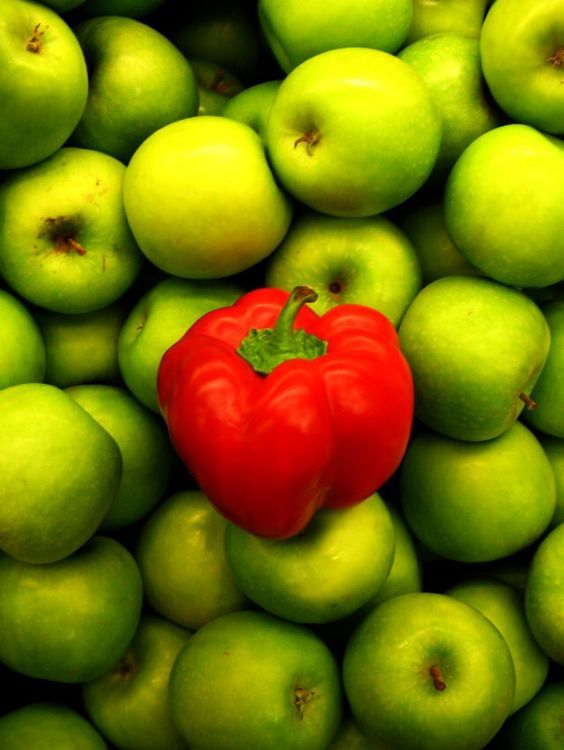
#> input picture apple.jpg, 564 x 750 px, found by its file name
$ python usesgreen.py
#> lines starting #> are read from the running program, lines starting #| are printed output that depends on the picture; after the words box and inside, x2 and y2 are one past the last pixel; in counts of white or black regions, pixels touching at a corner belong together
import cv2
import numpy as np

def get_green_shades():
    """Returns a dictionary of green shades with their RGB values."""
    return {
        "Bright Green": (1, 255, 7),
        "Kelly Green": (2, 171, 46),
        "Lime Green": (137, 254, 5),
        "Forest Green": (6, 71, 12),
        "Shamrock Green": (2, 193, 77),
        "Emerald Green": (2, 143, 30),
        "Olive Green": (103, 122, 4),
        "Jungle Green": (4, 130, 67),
        "Moss Green": (138, 154, 91),
        "Neon Green": (57, 255, 20),
        "Dark Green": (0, 100, 0),
        "Sea Green": (46, 139, 87),
        "Spring Green": (0, 255, 127),
        "Mint Green": (152, 255, 152),
        "Hunter Green": (53, 94, 59),
        "Teal Green": (0, 128, 128),
        "Fern Green": (79, 121, 66),
        "Army Green": (75, 83, 32),
        "Chartreuse": (127, 255, 0),
        "Pine Green": (1, 121, 111)
    }

def convert_to_lab(color_bgr):
    """Converts a BGR color to LAB space for accurate perceptual color matching."""
    color_bgr = np.uint8([[color_bgr]])  # Convert to NumPy array
    color_lab = cv2.cvtColor(color_bgr, cv2.COLOR_BGR2LAB)  # Convert to LAB
    return tuple(map(int, color_lab[0][0]))

def detect_greens(image_path):
    """Detects green shades in an image and matches them to the closest predefined shade."""
#> called with image_path = 'images/apple.jpg'
    # Load the image
    image = cv2.imread(image_path)
#> image is the input picture: shape (750, 564, 3); mean B, G, R 4.4, 117.8, 122.2
    if image is None:
        print("Error: Could not load image.")
        return

    # Convert to HSV color space
    hsv = cv2.cvtColor(image, cv2.COLOR_BGR2HSV)
#> hsv: shape (750, 564, 3); mean H, S, V 33.5, 243.4, 137.6

    # Define the green color range in HSV
    lower_green = np.array([35, 50, 50])
    upper_green = np.array([85, 255, 255])
    mask = cv2.inRange(hsv, lower_green, upper_green)
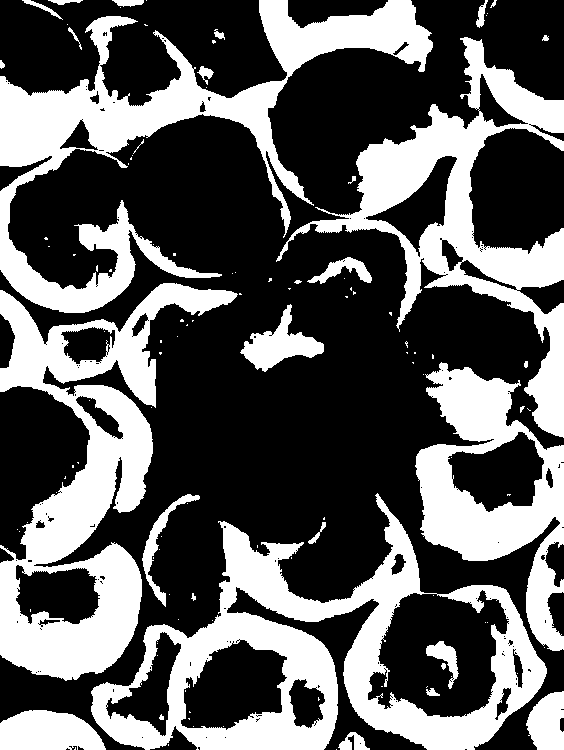
#> mask: shape (750, 564); 36.4% white; 115 white regions (84 under 20 px)

    # Find contours of green regions
    contours, _ = cv2.findContours(mask, cv2.RETR_EXTERNAL, cv2.CHAIN_APPROX_SIMPLE)
#> contours = 91 contours, 71 with area under 20; largest, box (x1, y1, x2, y2) and area: (91, 493, 547, 750) 58675, (0, 283, 238, 681) 37402, (0, 0, 433, 313) 30679, (276, 37, 564, 438) 28552, (415, 362, 564, 651) 21846

    # Get predefined green shades and convert them to LAB
    green_shades = get_green_shades()
    green_shades_lab = {color: convert_to_lab(value) for color, value in green_shades.items()}

    detected_colors = set()

    for cnt in contours:
        if cv2.contourArea(cnt) < 150:  # Ignore small areas (noise)
            continue

        # Get the bounding box of the contour
        x, y, w, h = cv2.boundingRect(cnt)
        roi = image[y:y+h, x:x+w]

        # Calculate the average color of the region
        avg_color = cv2.mean(roi)[:3]  # Extract average BGR color
        avg_color_lab = convert_to_lab(tuple(map(int, avg_color)))

        # Find the closest green shade using LAB color distance
        closest_shade = min(
            green_shades_lab.keys(),
            key=lambda k: np.linalg.norm(np.array(avg_color_lab) - np.array(green_shades_lab[k]))
        )
        detected_colors.add(closest_shade)
#> this loop made 91 passes
#> cnt on passes 1, 2, 3, 7, 8, 9, 10, 12, 13, 14, 15, 16: [[336, 749]], [[75, 747], [75, 748], [74, 749], [75, 749]], [[168, 744], [168, 745]], [[544, 647]], [[212, 620]], [[178, 619]], [[169, 594]], [[291, 557], [291, 558]], [[153, 557], [153, 558]], [[159, 549]], [[257, 545], [257, 547]], [[161, 536]]
#> (x, y, w, h, avg_color, color_bgr in convert_to_lab, avg_color_lab, closest_shade) on passes 4, 5, 6, 23, 24, 33: (338, 732, 32, 18, (2.91, 52.8, 41.27), [[2, 52, 41]], (51, 115, 155), 'Forest Green'), (0, 710, 106, 40, (2.05, 80.73, 57.12), [[2, 80, 57]], (79, 108, 166), 'Forest Green'), (526, 691, 38, 59, (2.47, 75.67, 50.37), [[2, 75, 50]], (73, 107, 164), 'Forest Green'), (142, 494, 58, 113, (2.23, 92.44, 84.73), [[2, 92, 84]], (94, 114, 171), 'Hunter Green'), (91, 493, 456, 257, (2.57, 97.27, 85.78), [[2, 97, 85]], (99, 111, 173), 'Pine Green'), (415, 362, 149, 289, (2.87, 111.3, 91.44), [[2, 111, 91]], (111, 107, 177), 'Pine Green')
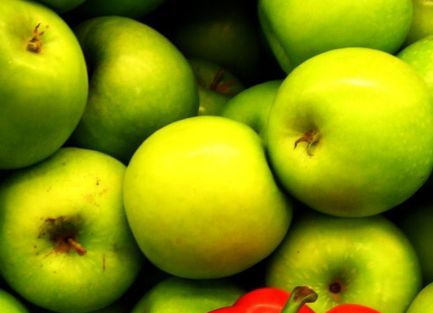
#> roi: shape (313, 433, 3); mean B, G, R 5.9, 145.5, 134
#> after the loop, detected_colors = 4 items

    return detected_colors

def print_color_uses(detected_colors):
    """Prints detected green shades with their common uses."""
    color_uses = {
        "Bright Green": "Used in fresh, energetic designs, nature themes, and tech branding.",
        "Kelly Green": "Common in sports team uniforms, St. Patrick’s Day themes, and landscapes.",
        "Lime Green": "Popular in advertising, youth brands, and eco-friendly marketing.",
        "Forest Green": "Used in military gear, nature photography, and outdoor branding.",
        "Shamrock Green": "Seen in Irish heritage, finance logos, and vibrant landscapes.",
        "Emerald Green": "Common in luxury branding, jewelry, and high-end fashion.",
        "Olive Green": "Used in military camouflage, autumn fashion, and rustic themes.",
        "Jungle Green": "Found in tropical designs, environmental campaigns, and jungle-themed visuals.",
        "Moss Green": "Popular in earthy aesthetics, nature decor, and rustic branding.",
        "Neon Green": "Used in high-visibility signs, sports branding, and neon aesthetics.",
        "Dark Green": "Common in classic suits, banking, and academic settings.",
        "Sea Green": "Ideal for coastal themes, aquariums, and relaxation spaces.",
        "Spring Green": "Seen in spring fashion, floral designs, and organic branding.",
        "Mint Green": "Used in soft pastels, cosmetics, and fresh-themed designs.",
        "Hunter Green": "Popular in hunting gear, formal menswear, and preppy fashion.",
        "Teal Green": "Found in modern web designs, medical branding, and ocean aesthetics.",
        "Fern Green": "Used in botanical themes, home decor, and organic branding.",
        "Army Green": "Common in military clothing, survival gear, and rugged fashion.",
        "Chartreuse": "Popular in bold fashion, bright advertising, and modern designs.",
        "Pine Green": "Seen in Christmas decorations, nature themes, and eco-conscious branding."
    }

    for color in detected_colors:
        print(f"Detected {color}: {color_uses.get(color, 'No specific use found.')}")

if __name__ == "__main__":
    # Path to the input image
    image_path = "images/apple.jpg"  # Replace with your image path

    # Detect green shades in the image
    detected_colors = detect_greens(image_path)
#> detected_colors = 4 items

    # Print the uses of the detected green shades
    print_color_uses(detected_colors)
